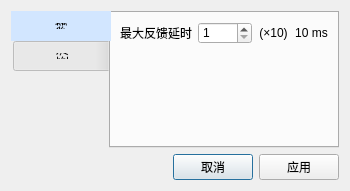
<?xml version="1.0" encoding="UTF-8"?>
<ui version="4.0">
 <class>apply_extern_device_monitors_setting</class>
 <widget class="QDialog" name="apply_extern_device_monitors_setting">
  <property name="geometry">
   <rect>
    <x>0</x>
    <y>0</y>
    <width>306</width>
    <height>175</height>
   </rect>
  </property>
  <property name="windowTitle">
   <string>Dialog</string>
  </property>
  <layout class="QGridLayout" name="gridLayout_3">
   <item row="0" column="0">
    <widget class="QTabWidget" name="tabWidget">
     <property name="font">
      <font>
       <family>Arial</family>
      </font>
     </property>
     <property name="styleSheet">
      <string notr="true">QTabBar::tab { width: 100px;height:30px }
QTabBar::tab:selected { background-color: rgb(210,230,255); }</string>
     </property>
     <property name="tabPosition">
      <enum>QTabWidget::West</enum>
     </property>
     <property name="tabShape">
      <enum>QTabWidget::Rounded</enum>
     </property>
     <property name="currentIndex">
      <number>0</number>
     </property>
     <property name="iconSize">
      <size>
       <width>16</width>
       <height>10</height>
      </size>
     </property>
     <property name="elideMode">
      <enum>Qt::ElideNone</enum>
     </property>
     <property name="documentMode">
      <bool>false</bool>
     </property>
     <property name="tabsClosable">
      <bool>false</bool>
     </property>
     <widget class="QWidget" name="tab_param_2">
      <property name="font">
       <font>
        <family>Arial</family>
       </font>
      </property>
      <attribute name="title">
       <string>参数</string>
      </attribute>
      <layout class="QGridLayout" name="gridLayout_2">
       <item row="0" column="1">
        <widget class="QSpinBox" name="spinBox_feedback_delay_time">
         <property name="font">
          <font>
           <family>Arial</family>
          </font>
         </property>
         <property name="minimum">
          <number>1</number>
         </property>
         <property name="maximum">
          <number>6000</number>
         </property>
        </widget>
       </item>
       <item row="0" column="3">
        <widget class="QLabel" name="label_time">
         <property name="font">
          <font>
           <family>Arial</family>
          </font>
         </property>
         <property name="text">
          <string>10 ms</string>
         </property>
         <property name="alignment">
          <set>Qt::AlignCenter</set>
         </property>
        </widget>
       </item>
       <item row="0" column="2">
        <widget class="QLabel" name="label_3">
         <property name="font">
          <font>
           <family>Arial</family>
          </font>
         </property>
         <property name="text">
          <string>(×10)</string>
         </property>
         <property name="alignment">
          <set>Qt::AlignCenter</set>
         </property>
        </widget>
       </item>
       <item row="0" column="0">
        <widget class="QLabel" name="label_2">
         <property name="font">
          <font>
           <family>Arial</family>
          </font>
         </property>
         <property name="text">
          <string>最大反馈延时</string>
         </property>
        </widget>
       </item>
       <item row="1" column="1">
        <spacer name="verticalSpacer_3">
         <property name="orientation">
          <enum>Qt::Vertical</enum>
         </property>
         <property name="sizeHint" stdset="0">
          <size>
           <width>20</width>
           <height>40</height>
          </size>
         </property>
        </spacer>
       </item>
      </layout>
     </widget>
     <widget class="QWidget" name="tab_exegesis_2">
      <attribute name="title">
       <string>标签注释</string>
      </attribute>
      <layout class="QGridLayout" name="gridLayout_5">
       <item row="1" column="0">
        <widget class="QLabel" name="label_einput2">
         <property name="font">
          <font>
           <family>Arial</family>
          </font>
         </property>
         <property name="text">
          <string>控制</string>
         </property>
        </widget>
       </item>
       <item row="1" column="1">
        <widget class="QLineEdit" name="lineEdit_einput2">
         <property name="font">
          <font>
           <family>Arial</family>
          </font>
         </property>
         <property name="maxLength">
          <number>10</number>
         </property>
        </widget>
       </item>
       <item row="0" column="0">
        <widget class="QLabel" name="label_einput1">
         <property name="font">
          <font>
           <family>Arial</family>
          </font>
         </property>
         <property name="text">
          <string>反馈信号</string>
         </property>
        </widget>
       </item>
       <item row="0" column="1">
        <widget class="QLineEdit" name="lineEdit_einput1">
         <property name="font">
          <font>
           <family>Arial</family>
          </font>
         </property>
         <property name="inputMask">
          <string/>
         </property>
         <property name="text">
          <string/>
         </property>
         <property name="maxLength">
          <number>10</number>
         </property>
         <property name="frame">
          <bool>true</bool>
         </property>
        </widget>
       </item>
       <item row="2" column="0" colspan="2">
        <widget class="Line" name="line_4">
         <property name="styleSheet">
          <string notr="true">border-top: 1px dotted;</string>
         </property>
         <property name="orientation">
          <enum>Qt::Horizontal</enum>
         </property>
        </widget>
       </item>
       <item row="3" column="1">
        <widget class="QLineEdit" name="lineEdit_eoutput1">
         <property name="font">
          <font>
           <family>Arial</family>
          </font>
         </property>
         <property name="maxLength">
          <number>10</number>
         </property>
        </widget>
       </item>
       <item row="5" column="0">
        <spacer name="verticalSpacer_4">
         <property name="orientation">
          <enum>Qt::Vertical</enum>
         </property>
         <property name="sizeHint" stdset="0">
          <size>
           <width>20</width>
           <height>40</height>
          </size>
         </property>
        </spacer>
       </item>
       <item row="3" column="0">
        <widget class="QLabel" name="label_eoutput1">
         <property name="font">
          <font>
           <family>Arial</family>
          </font>
         </property>
         <property name="text">
          <string>设备错误</string>
         </property>
        </widget>
       </item>
       <item row="4" column="0">
        <widget class="QLabel" name="label_eoutput2">
         <property name="font">
          <font>
           <family>Arial</family>
          </font>
         </property>
         <property name="text">
          <string>输出</string>
         </property>
        </widget>
       </item>
       <item row="4" column="1">
        <widget class="QLineEdit" name="lineEdit_eoutput2">
         <property name="font">
          <font>
           <family>Arial</family>
          </font>
         </property>
        </widget>
       </item>
      </layout>
     </widget>
    </widget>
   </item>
   <item row="1" column="0">
    <layout class="QHBoxLayout" name="horizontalLayout_4">
     <item>
      <spacer name="horizontalSpacer_3">
       <property name="orientation">
        <enum>Qt::Horizontal</enum>
       </property>
       <property name="sizeHint" stdset="0">
        <size>
         <width>40</width>
         <height>20</height>
        </size>
       </property>
      </spacer>
     </item>
     <item>
      <widget class="QPushButton" name="pushButton_cancle">
       <property name="text">
        <string>取消</string>
       </property>
      </widget>
     </item>
     <item>
      <widget class="QPushButton" name="pushButton_apply">
       <property name="text">
        <string>应用</string>
       </property>
      </widget>
     </item>
    </layout>
   </item>
  </layout>
 </widget>
 <resources/>
 <connections/>
</ui>
